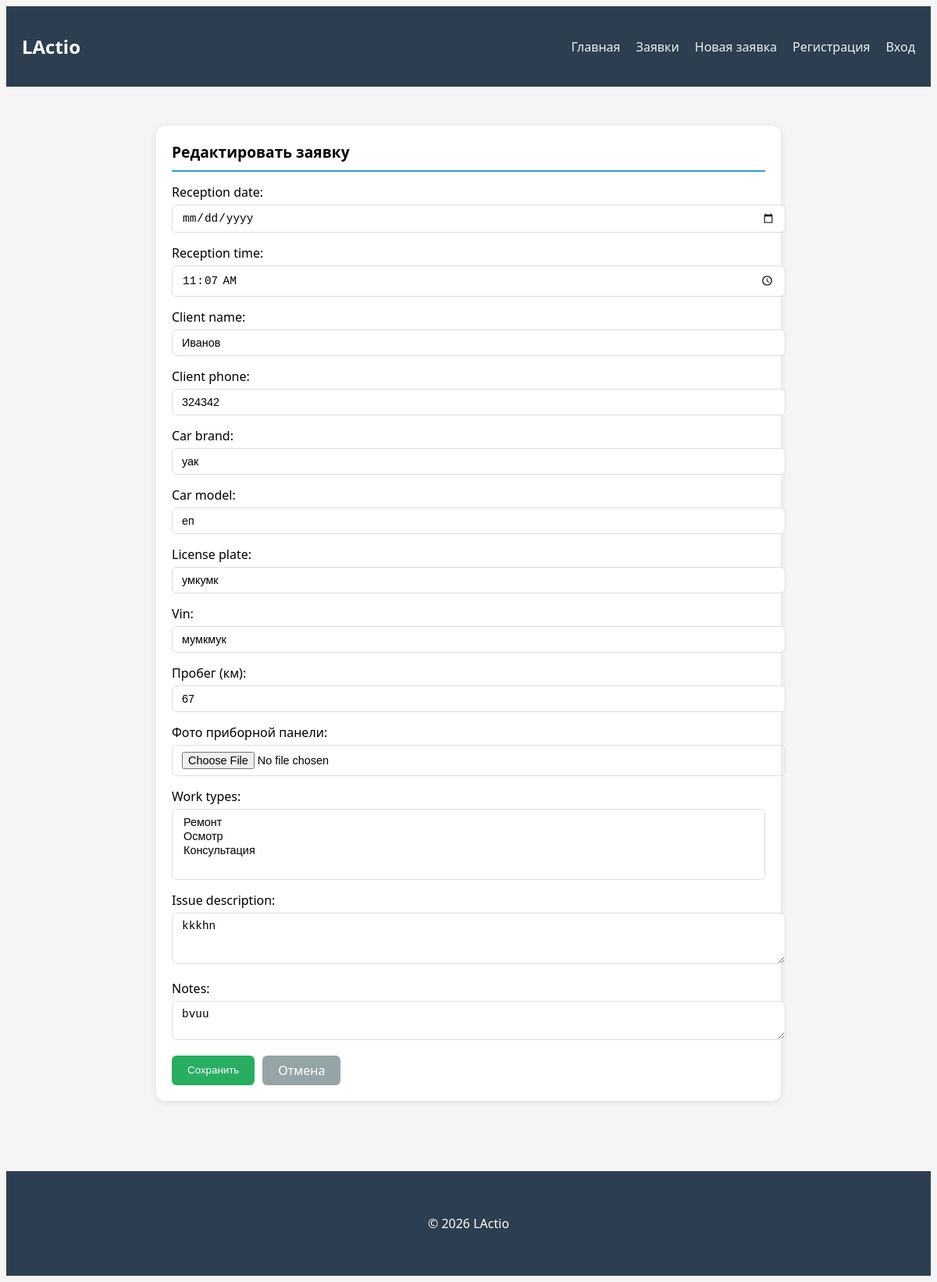
The app's page /requests/2/edit/ with its own data.
### service_reception/models.py (models this page shows, shortened)
class RepairRequest(models.Model):
    STATUS_CHOICES = [
        ('draft', 'Черновик'),
        ('active', 'Активна'),
        ('completed', 'Завершена'),
        ('cancelled', 'Отменена'),
    ]
    request_number = models.CharField(max_length=20, unique=True, editable=False)
    receptionist = models.ForeignKey(User, on_delete=models.CASCADE)
    reception_date = models.DateField()
    reception_time = models.TimeField()
    client_name = models.CharField(max_length=200)
    client_phone = models.CharField(max_length=20)
    car_brand = models.CharField(max_length=100)
    car_model = models.CharField(max_length=100)
    license_plate = models.CharField(max_length=20, blank=True)
    vin = models.CharField(max_length=17, blank=True)
    work_types = models.ManyToManyField('WorkType', blank=True)
    issue_description = models.TextField()
    notes = models.TextField(blank=True)
    dashboard_photo = models.ImageField(
        upload_to='dashboard/',
        blank=True,
        null=True,
        verbose_name='Фото приборной панели'
    )
    mileage = models.IntegerField(
        null=True,
        blank=True,
        verbose_name='Пробег (км)'
    )
    status = models.CharField(max_length=20, choices=STATUS_CHOICES, default='draft')

### service_reception/views.py (the view)
# urls.py: path('requests/<int:pk>/edit/', views.request_update, name='request_update'),
def request_update(request, pk):
    repair_request = get_object_or_404(RepairRequest, pk=pk)
    if request.method == 'POST':
        form = RepairRequestForm(request.POST, request.FILES, instance=repair_request)
        if form.is_valid():
            repair_request = form.save()
            messages.success(request, f'Заявка "{repair_request.request_number}" успешно обновлена!')
            return redirect('service_reception:request_detail', pk=repair_request.pk)
    else:
        form = RepairRequestForm(instance=repair_request)
    return render(request, 'reception/request_form.html', {'form': form, 'title': 'Редактировать заявку'})

### service_reception/models.py (called while the page is built)
    def __str__(self):
        return self.name

### service_reception/templates/reception/request_form.html (shortened to what this page needs)
{% extends 'reception/base.html' %}
{% block content %}
<div class="form_wrapper">
    <div class="form_container">
        <div class="main_card">
            <div class="main_card_header">{{ title }}</div>
            <form method="post" enctype="multipart/form-data">
                {% for field in form %}
                <div class="form_field">
                    {{ field.label_tag }}
                    {{ field }}
                </div>
                {% endfor %}
                <div class="flex_buttons">
                    <button type="submit" class="btn_success">Сохранить</button>
                    <a href="{% url 'service_reception:request_list' %}" class="btn_secondary">Отмена</a>
                </div>
            </form>
        </div>
    </div>
</div>
{% endblock %}

### service_reception/static/css/style.css (style rules this page uses)
body { background-color: #f5f5f5; font-family: 'Segoe UI', Tahoma, Geneva, Verdana, sans-serif; }
.flex_buttons { display: flex; gap: 10px; }
.main_card { background: white; border-radius: 12px; padding: 20px; margin-bottom: 20px; box-shadow: 0 2px 10px rgba(0,0,0,0.1); }
.main_card_header { font-size: 1.2rem; font-weight: bold; margin-bottom: 15px; padding-bottom: 10px; border-bottom: 2px solid #3498db; }
.btn_success { background-color: #27ae60; color: white; border: none; padding: 8px 20px; border-radius: 6px; cursor: pointer; text-decoration: none; display: inline-block; }
.btn_secondary { background-color: #95a5a6; color: white; border: none; padding: 8px 20px; border-radius: 6px; cursor: pointer; text-decoration: none; display: inline-block; }
.form_wrapper { display: flex; justify-content: center; }
.form_container { max-width: 800px; width: 100%; }
.form_field { margin-bottom: 15px; }
.form_field label { display: block; margin-bottom: 5px; font-weight: 500; }
.form_field input, .form_field select, .form_field textarea { width: 100%; padding: 8px 12px; border: 1px solid #ddd; border-radius: 6px; font-size: 0.9rem; }

### records on screen
RepairRequest: form "11:07:00" "Иванов" "324342" "уак" "еп" "умкумк" "мумкмук" "67" "kkkhn" "bvuu"

### other values on screen
{{ title }} "Редактировать заявку"
{{ field.label_tag }} "Reception date:" "Reception time:" "Client name:" "Client phone:" "Car brand:" "Car model:" "License plate:" "Vin:" "Пробег (км):" "Фото приборной панели:" "Work types:" "Issue description:" "Notes:"
